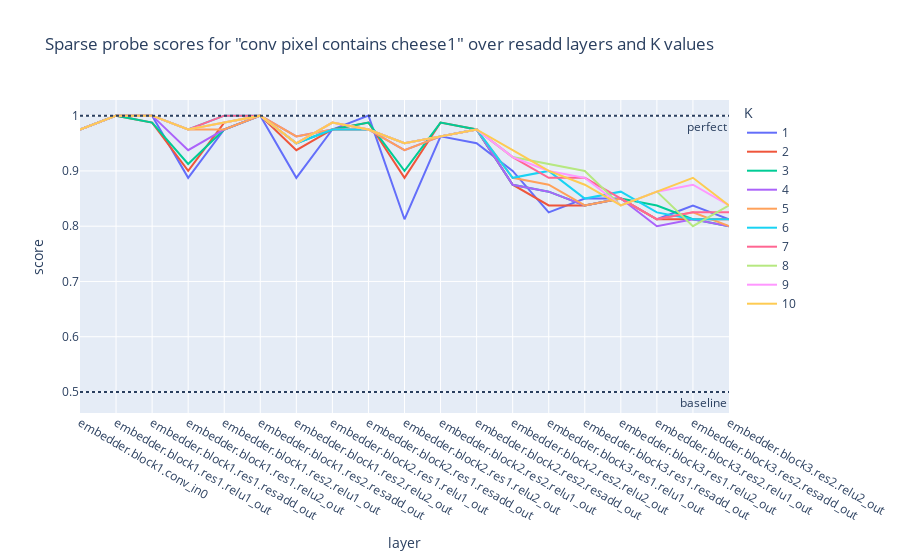
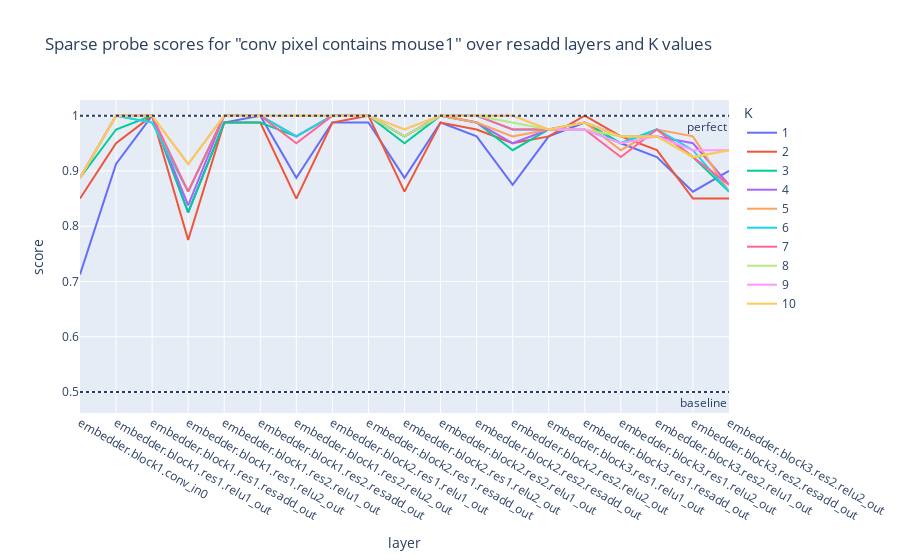
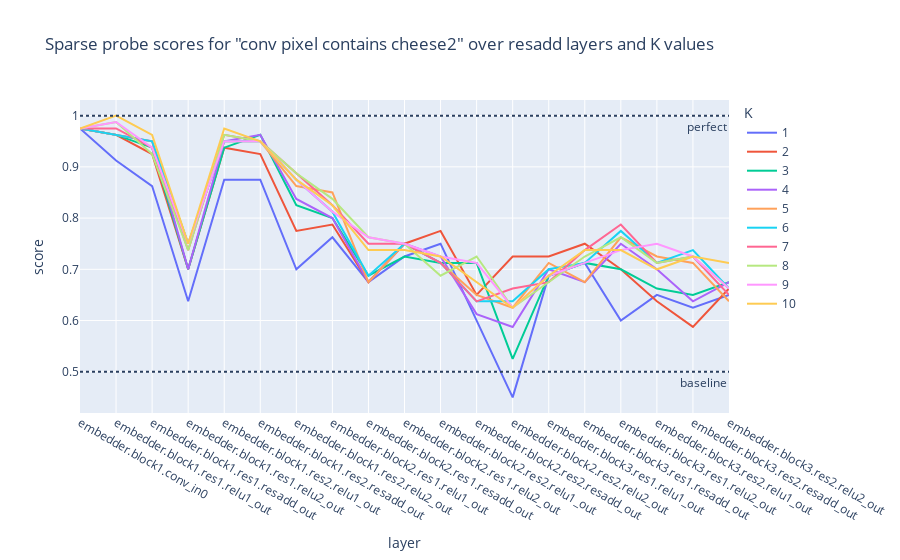
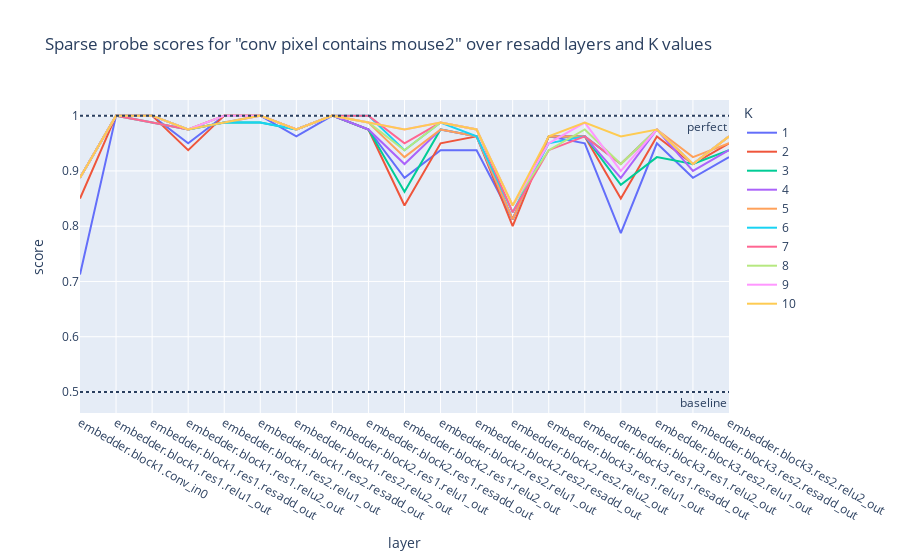

The cell these charts' notebook holds for them, in order:
### Code cell
# Train probes and show results
index_nums = np.arange(10)+1
for obj_name, pixel_data_this in pixel_data.items():
    scores_list = []
    for value_label, (pixels, is_obj, rows_in_value, cols_in_value, f_test, sort_inds) in tqdm(pixel_data_this.items()):
        for K in index_nums:
            results = cpr.linear_probe(pixels[:,sort_inds[:K]], is_obj, C=10, random_state=42)
            scores_list.append({'layer': value_label, 'K': K, 'score': results['test_score']})
    scores_df = pd.DataFrame(scores_list)

    fig = px.line(scores_df, x='layer', y='score', color='K',
        title=f'Sparse probe scores for "conv pixel contains {obj_name}" over resadd layers and K values')
    fig.add_hline(y=1.,  line_dash="dot", annotation_text="perfect",  annotation_position="bottom right")
    fig.add_hline(y=0.5, line_dash="dot", annotation_text="baseline", annotation_position="bottom right")
    fig.show()
